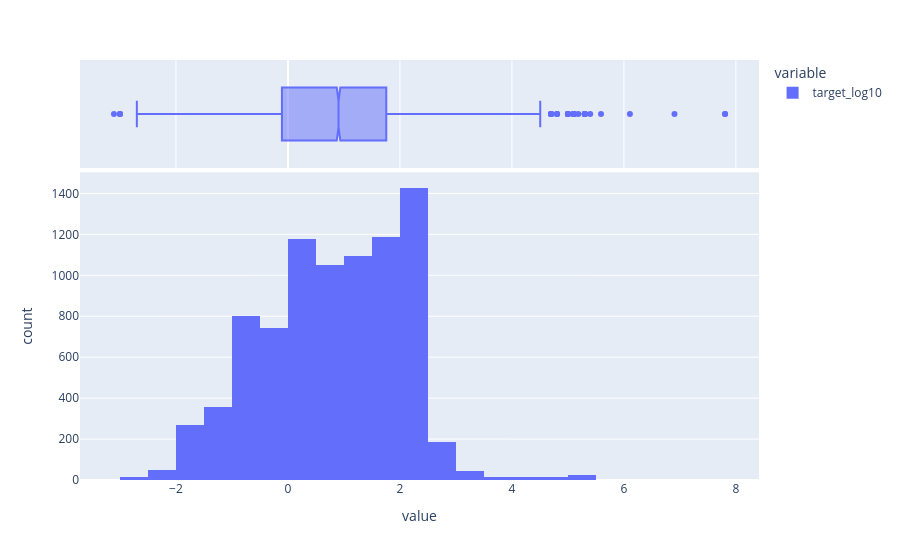

The notebook cell saved with this chart:
### Code cell
px.histogram(
  y,
  nbins=50,
  marginal="box",
)

### Figure 1 — Plotly figure (JSON) as saved in the notebook; plotly's stock layout.template omitted (floating-point values rounded to 4 significant figures; data arrays with more than 128 entries replaced by an {"elided": "..."} marker saying what was removed)
{"data": [{"bingroup": "x", "hovertemplate": "variable=target_log10<br>value=%{x}<br>count=%{y}<extra></extra>", "legendgroup": "target_log10", "marker": {"color": "#636efa", "pattern": {"shape": ""}}, "name": "target_log10", "nbinsx": 50, "orientation": "v", "showlegend": true, "type": "histogram", "x": {"elided": "8475 float values"}, "xaxis": "x", "yaxis": "y"}, {"hovertemplate": "variable=target_log10<br>value=%{x}<extra></extra>", "legendgroup": "target_log10", "marker": {"color": "#636efa"}, "name": "target_log10", "notched": true, "showlegend": false, "type": "box", "x": {"elided": "8475 float values"}, "xaxis": "x2", "yaxis": "y2"}], "layout": {"barmode": "relative", "legend": {"title": {"text": "variable"}, "tracegroupgap": 0}, "margin": {"t": 60}, "xaxis": {"anchor": "y", "domain": [0, 1], "title": {"text": "value"}}, "xaxis2": {"anchor": "y2", "domain": [0, 1], "matches": "x", "showgrid": true, "showticklabels": false}, "yaxis": {"anchor": "x", "domain": [0, 0.7326], "title": {"text": "count"}}, "yaxis2": {"anchor": "x2", "domain": [0.7426, 1], "matches": "y2", "showgrid": false, "showline": false, "showticklabels": false, "ticks": ""}}}
